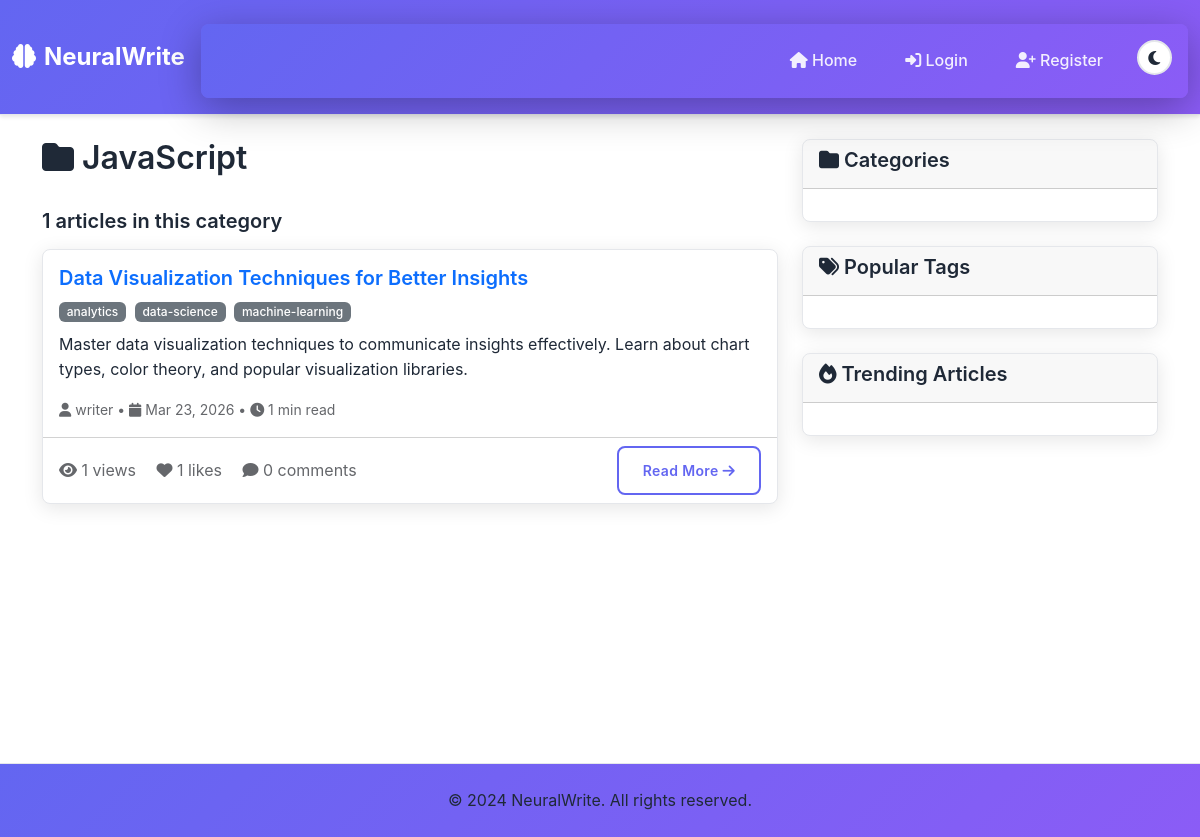
/category/javascript/, run on an earlier commit of the app's database.
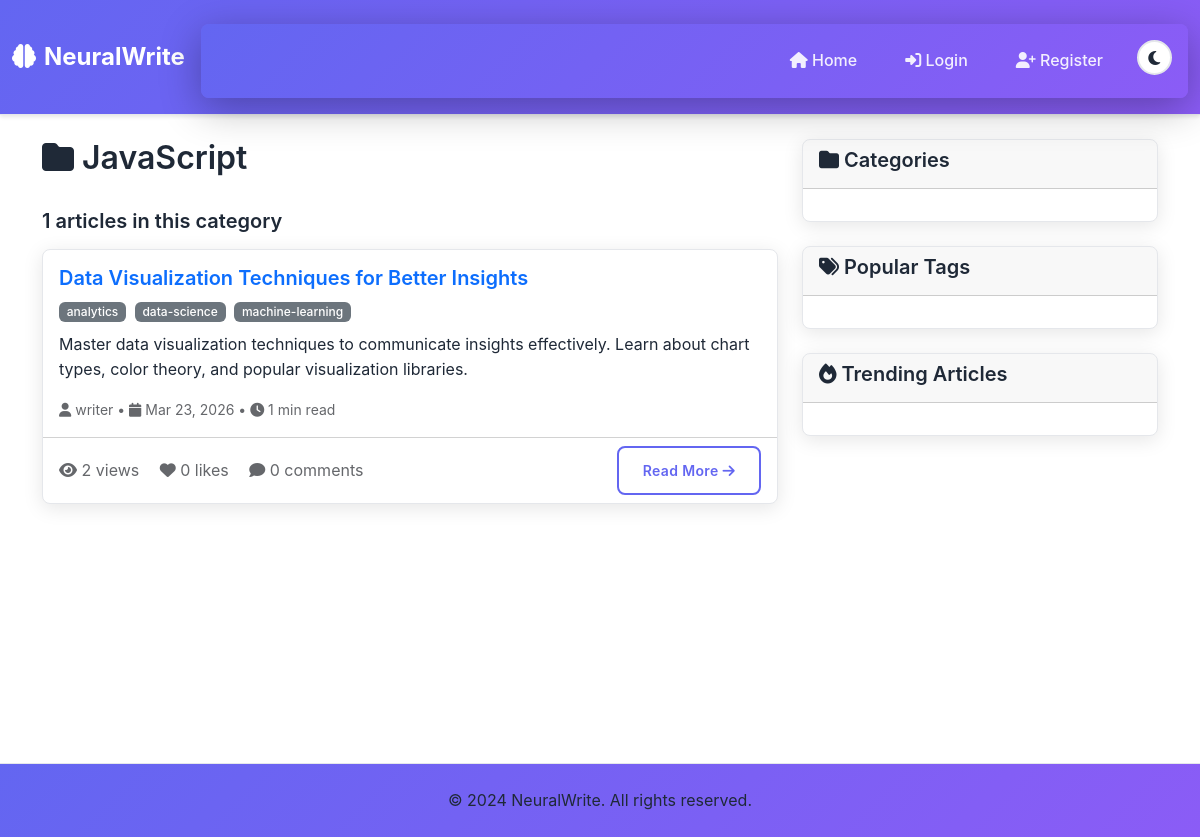
And on a later commit of the database.
### articles/models.py (models this page shows, shortened)
class Article(models.Model):
    STATUS_CHOICES = [
        ('draft', 'Draft'),
        ('published', 'Published'),
        ('archived', 'Archived'),
    ]
    title = models.CharField(max_length=200)
    slug = models.SlugField(max_length=200, unique=True, blank=True)
    author = models.ForeignKey(User, on_delete=models.CASCADE, related_name='articles')
    category = models.ForeignKey(Category, on_delete=models.CASCADE, related_name='articles')
    tags = models.ManyToManyField(Tag, blank=True)
    content = models.TextField()
    excerpt = models.TextField(max_length=300, blank=True)
    featured_image = models.ImageField(upload_to='articles/', blank=True)
    status = models.CharField(max_length=10, choices=STATUS_CHOICES, default='draft')
    views_count = models.PositiveIntegerField(default=0)
    likes_count = models.PositiveIntegerField(default=0)
    comments_count = models.PositiveIntegerField(default=0)
    reading_time = models.PositiveIntegerField(default=0)  # Estimated reading time in minutes
    is_featured = models.BooleanField(default=False)
    is_trending = models.BooleanField(default=False)
    created_at = models.DateTimeField(auto_now_add=True)
    updated_at = models.DateTimeField(auto_now=True)
    published_at = models.DateTimeField(null=True, blank=True)
    class Meta:
        ordering = ['-created_at']

### accounts/models.py (models this page shows, shortened)
class User(AbstractUser):
    ROLE_CHOICES = [
        ('reader', 'Reader'),
        ('writer', 'Writer'),
        ('admin', 'Admin'),
    ]
    role = models.CharField(max_length=10, choices=ROLE_CHOICES, default='reader')
    bio = models.TextField(blank=True)
    profile_picture = models.ImageField(upload_to='profiles/', blank=True)
    website = models.URLField(blank=True)
    twitter = models.CharField(max_length=50, blank=True)
    linkedin = models.CharField(max_length=50, blank=True)
    created_at = models.DateTimeField(auto_now_add=True)
    updated_at = models.DateTimeField(auto_now=True)

### articles/views.py (the view)
# urls.py: path('category/<slug:slug>/', views.CategoryDetailView.as_view(), name='category-detail'),
class CategoryDetailView(DetailView):
    model = Category
    template_name = 'articles/category_detail.html'
    slug_url_kwarg = 'slug'
    def get_context_data(self, **kwargs):
        context = super().get_context_data(**kwargs)
        category = self.get_object()
        context['articles'] = Article.objects.filter(
            category=category,
            status='published'
        ).select_related('author').prefetch_related('tags')
        return context

### templates/articles/category_detail.html (shortened to what the changed rows need)
{% extends 'base.html' %}
{% block content %}
<div class="row">
    <div class="col-lg-8">
        <div class="d-flex justify-content-between align-items-center mb-4">
            <h2><i class="fas fa-folder"></i> {{ category.name }}</h2>
        </div>
        {% for article in articles %}
            <div class="card mb-4">
                <div class="card-body">
                    <div class="d-flex justify-content-between align-items-start">
                        <div class="flex-grow-1">
                            <h5 class="card-title">
                                {% if user.is_authenticated %}
                                <a href="{% url 'article-detail' article.slug %}" class="text-decoration-none">
                                    {{ article.title }}
                                </a>
                                {% else %}
                                <a href="#" class="text-decoration-none" onclick="event.preventDefault(); showLoginModal();">
                                    {{ article.title }}
                                </a>
                                {% endif %}
                            </h5>
                            <div class="mb-2">
                                {% for tag in article.tags.all %}
                                    <a href="{% url 'tag-detail' tag.slug %}" class="badge bg-secondary text-decoration-none me-1">
                                        {{ tag.name }}
                                    </a>
                                {% endfor %}
                            </div>
                            <p class="card-text">{{ article.excerpt|truncatewords:30 }}</p>
                            <div class="d-flex justify-content-between align-items-center">
                                <small class="text-muted">
                                    <i class="fas fa-user"></i> {{ article.author.username }} •
                                    <i class="fas fa-calendar"></i> {{ article.created_at|date:"M d, Y" }} •
                                    <i class="fas fa-clock"></i> {{ article.reading_time }} min read
                                </small>
                            </div>
                        </div>
                    </div>
                </div>
                <div class="card-footer bg-transparent">
                    <div class="d-flex justify-content-between align-items-center">
                        <div>
                            <span class="text-muted">
                                <i class="fas fa-eye"></i> {{ article.views_count }} views
                            </span>
                            <span class="text-muted ms-3">
                                <i class="fas fa-heart"></i> {{ article.likes_count }} likes
                            </span>
                            <span class="text-muted ms-3">
                                <i class="fas fa-comment"></i> {{ article.comments_count }} comments
                            </span>
                        </div>
                        {% if user.is_authenticated %}
                        <a href="{% url 'article-detail' article.slug %}" class="btn btn-outline-primary btn-sm">
                            Read More <i class="fas fa-arrow-right"></i>
                        </a>
                        {% else %}
                        <a href="#" class="btn btn-outline-primary btn-sm" onclick="event.preventDefault(); showLoginModal();">
                            Read More <i class="fas fa-arrow-right"></i>
                        </a>
                        {% endif %}
                    </div>
                </div>
            </div>
        {% endfor %}
    </div>
</div>
{% endblock %}

What changed in the data, as far as the page shows it:
changed Article "Data Visualization Techniques for Better Insights": views_count "1" → "2"; likes_count "1" → "0"
